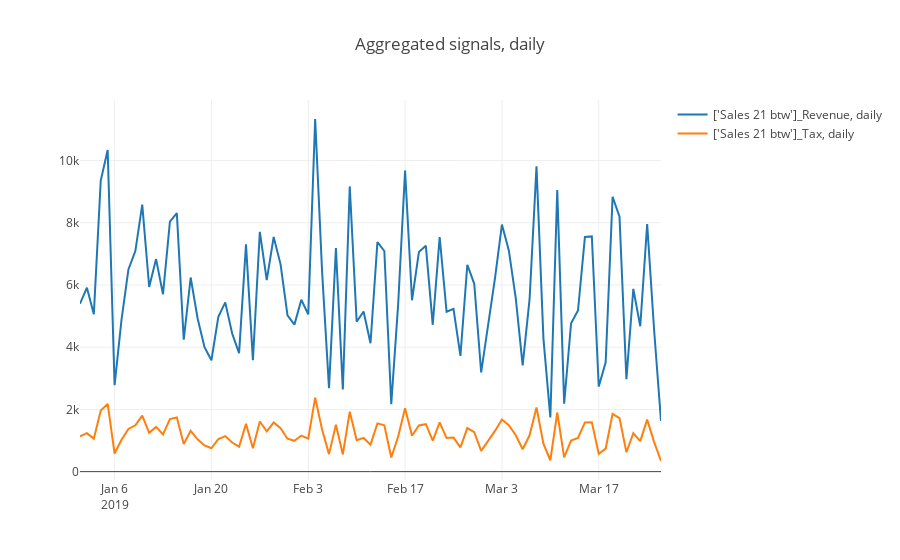

Source (notebook cell):
### Markdown cell above
## Tax vs. Revenue based on the Sales , GroundTruth

### Code cell
constructSignals(df_all, query=[{"select": ["Sales 21 btw"], 
                              "_with": {"FA_Name": "Revenue"}}, 
                                {"select": ["Sales 21 btw"], "_with": {"FA_Name": "Tax"}}], on="GroundTruth", agg_period="D", vis_type="line")
